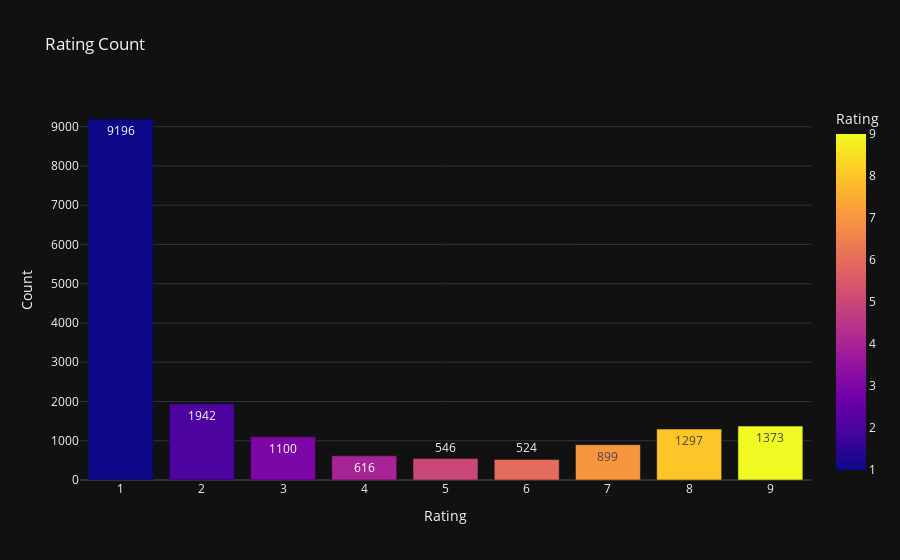

Notebook cell for this chart:
### Code cell
px.bar(df_eda.groupby('overall_rating')['index'].count().reset_index(), x='overall_rating', y='index', color='overall_rating', template='plotly_dark', labels={'overall_rating':'Rating', 'index':'Count'}, title='Rating Count', text_auto=True)

### Figure 1 — Plotly figure (JSON) as saved in the notebook; plotly's stock layout.template omitted (floating-point values rounded to 4 significant figures)
{"data": [{"alignmentgroup": "True", "hovertemplate": "Rating=%{marker.color}<br>Count=%{y}<extra></extra>", "legendgroup": "", "marker": {"color": [1, 2, 3, 4, 5, 6, 7, 8, 9], "coloraxis": "coloraxis", "pattern": {"shape": ""}}, "name": "", "offsetgroup": "", "orientation": "v", "showlegend": false, "textposition": "auto", "texttemplate": "%{y}", "type": "bar", "x": [1, 2, 3, 4, 5, 6, 7, 8, 9], "xaxis": "x", "y": [9196, 1942, 1100, 616, 546, 524, 899, 1297, 1373], "yaxis": "y"}], "layout": {"barmode": "relative", "coloraxis": {"colorbar": {"title": {"text": "Rating"}}, "colorscale": [[0, "#0d0887"], [0.1111, "#46039f"], [0.2222, "#7201a8"], [0.3333, "#9c179e"], [0.4444, "#bd3786"], [0.5556, "#d8576b"], [0.6667, "#ed7953"], [0.7778, "#fb9f3a"], [0.8889, "#fdca26"], [1, "#f0f921"]]}, "legend": {"tracegroupgap": 0}, "title": {"text": "Rating Count"}, "xaxis": {"anchor": "y", "domain": [0, 1], "title": {"text": "Rating"}}, "yaxis": {"anchor": "x", "domain": [0, 1], "title": {"text": "Count"}}}}
